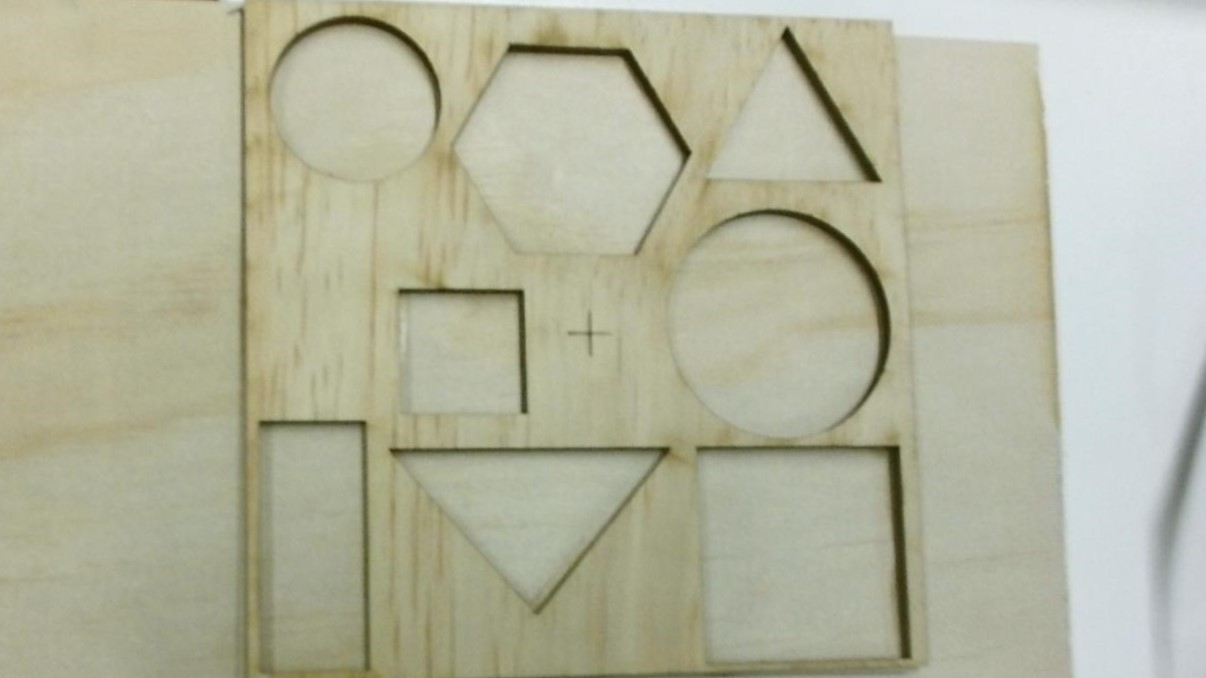
%> input picture circle_tray.jpg, 1206 x 678 px
$ octave --eval "result = circleDetection1(imread('../circle_tray.jpg'));"   (GNU Octave 9; MATLAB toolbox functions it lacks are replaced by stand-ins)
%> lines starting %> are read from the running program, lines starting %| are printed output that depends on the picture
function [gotCircle] = circleDetection1(rgb)
% [9 lines of commented-out code are left out]

gray_image = rgb2gray(rgb);
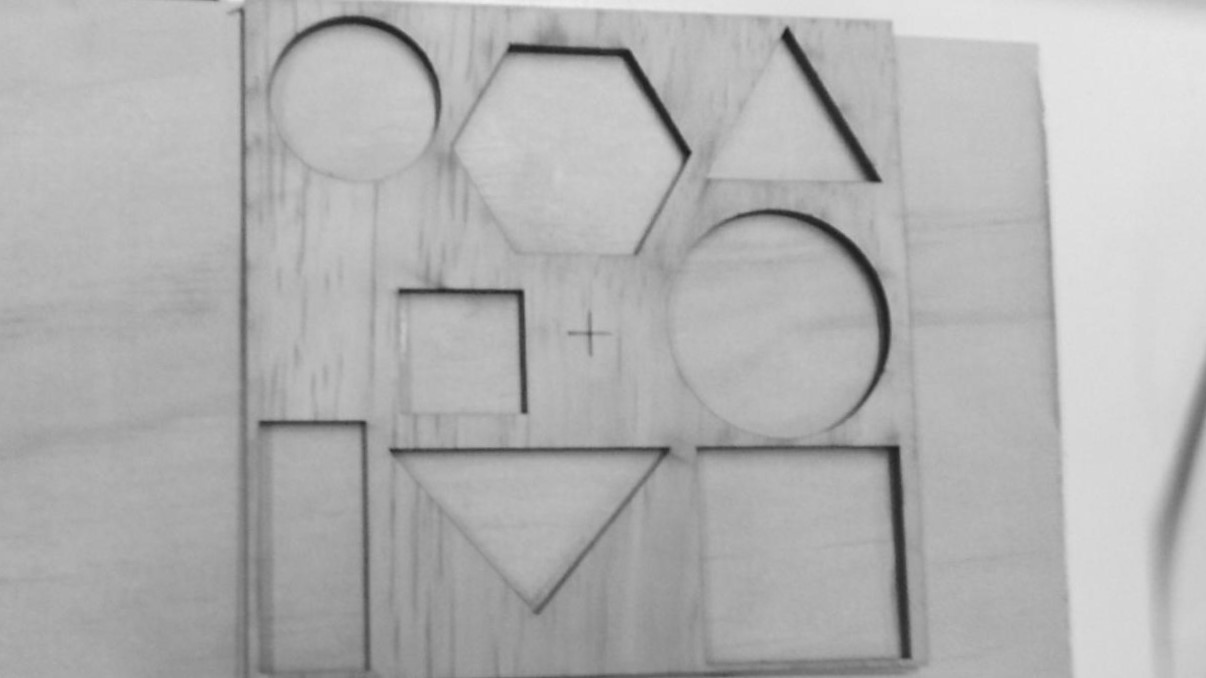
%> gray_image: size 678x1206 uint8; min 29, max 242, mean 177.3
figure, imshow(gray_image)

[~,~] = imfindcircles(rgb,[20 25],'ObjectPolarity','dark');
[centers,radii] = imfindcircles(rgb,[20 25],'ObjectPolarity','dark', ...
    'Sensitivity',0.9);
%> centers = [603.5 339.5]; radii = 20
figure, imshow(rgb)
h = viscircles(centers,radii);

[centers,radii] = imfindcircles(rgb,[20 25],'ObjectPolarity','dark', ...
    'Sensitivity',0.92);

length(centers)
%> ans = 2
delete(h)  % Delete previously drawn circles
h = viscircles(centers,radii);
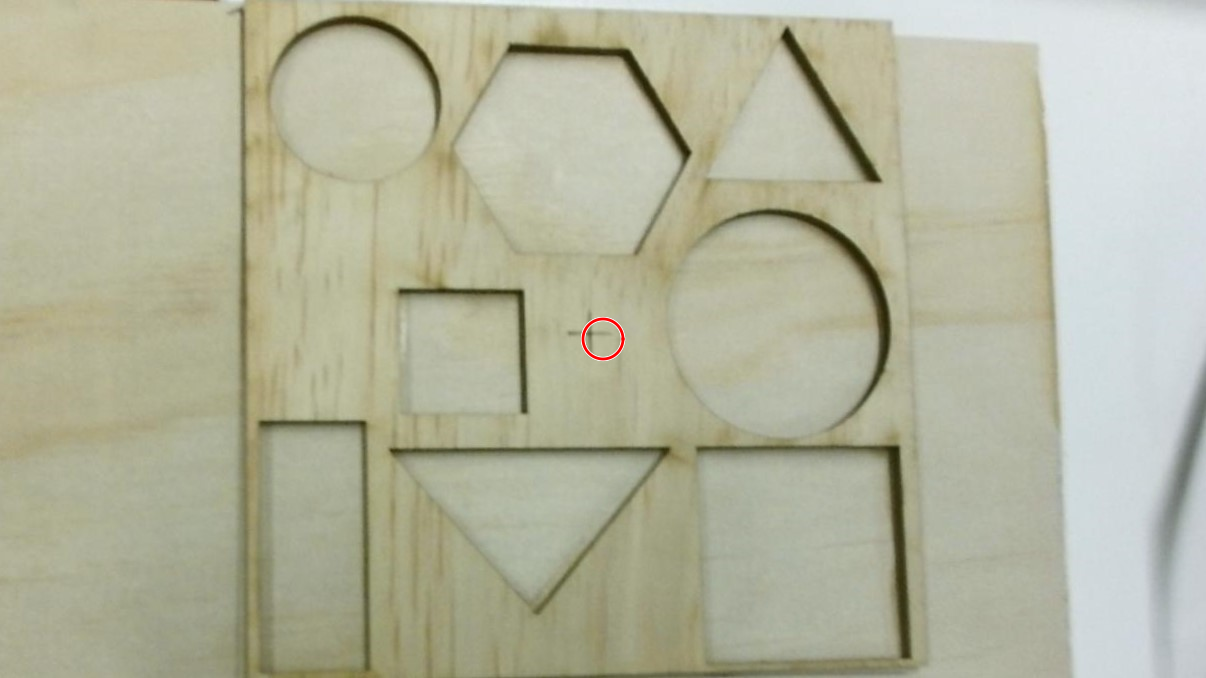
%> figure redrawn from the program's plot data

%> (the run ends here)
